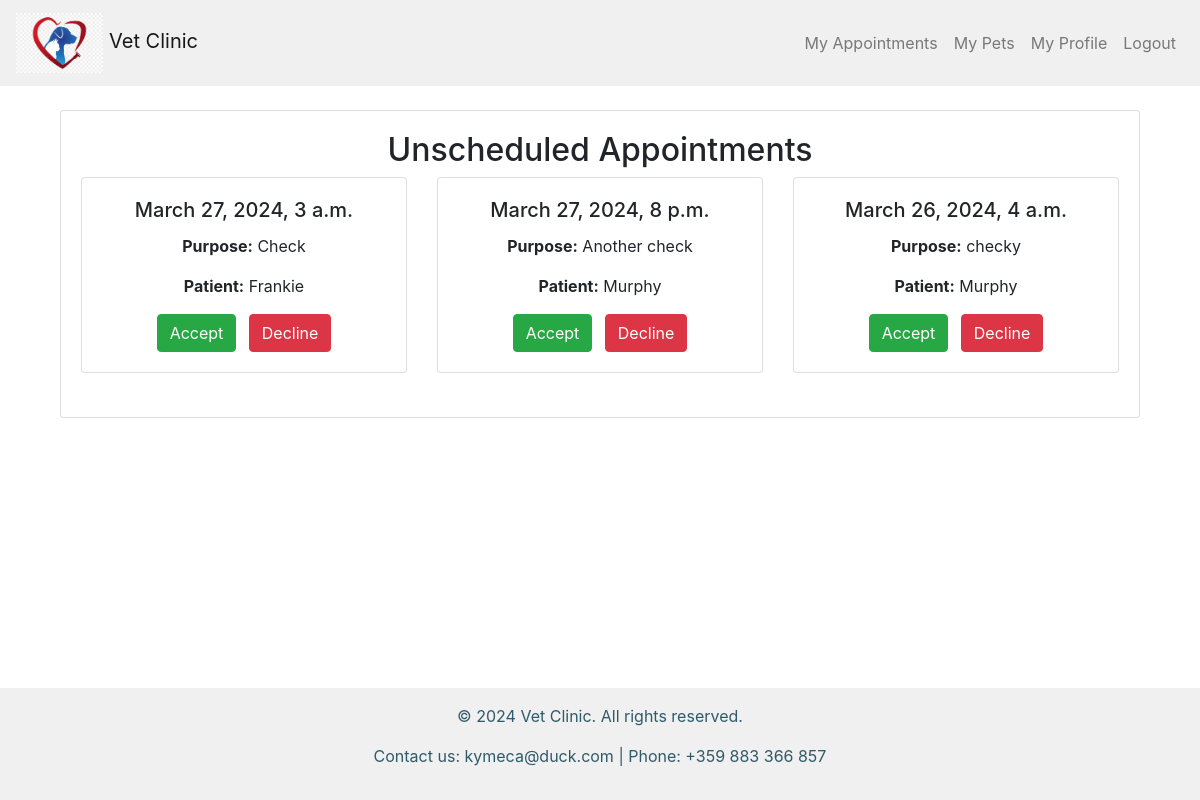
The page /doctors/unscheduled_appointments/ (signed in) on the database as committed earlier.
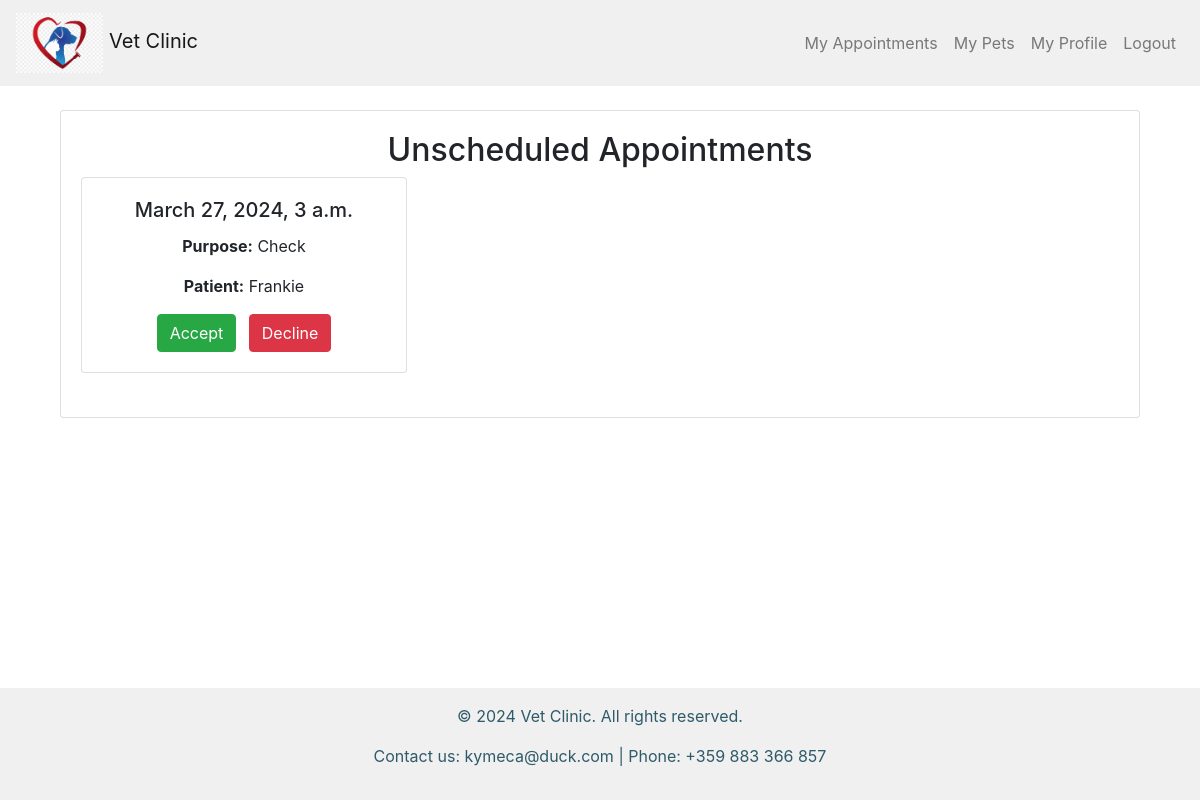
The same page on the database as committed later.
### vet_clinic/appointments/models.py (models this page shows, shortened)
class Appointment(models.Model):
    MAX_LENGTH_PURPOSE = 255
    date_time = models.DateTimeField()
    purpose = models.CharField(
        max_length=MAX_LENGTH_PURPOSE,
        blank=True,
    )
    patient = models.ForeignKey(
        PetPatient,
        on_delete=models.CASCADE,
    )
    doctor = models.ForeignKey(
        UserModel,
        on_delete=models.CASCADE,
        blank=True,
        null=True,
    )
    created_by = models.ForeignKey(
        UserModel,
        on_delete=models.CASCADE,
        related_name='created_by',
    )
    is_accepted = models.BooleanField()

### vet_clinic/pet_patients/models.py (models this page shows, shortened)
class PetPatient(models.Model):
    MAX_LENGTH_PATIENT_NAME = 50
    MAX_LENGTH_SPECIES_NAME = 25
    MAX_LENGTH_BREED_NAME = 100
    DOG = 'Dog'
    CAT = 'Cat'
    BIRD = 'Bird'
    RABBIT = 'Rabbit'
    HAMSTER = 'Hamster'
    FISH = 'Fish'
    TURTLE = 'Turtle'
    GUINEA_PIG = 'Guinea Pig'
    SNAKE = 'Snake'
    HORSE = 'Horse'
    OTHER = 'Other'
    SPECIES_CHOICES = [
        (DOG, 'Dog'),
        (CAT, 'Cat'),
        (BIRD, 'Bird'),
        (RABBIT, 'Rabbit'),
        (HAMSTER, 'Hamster'),
        (FISH, 'Fish'),
        (TURTLE, 'Turtle'),
        (GUINEA_PIG, 'Guinea Pig'),
        (SNAKE, 'Snake'),
        (HORSE, 'Horse'),
        (OTHER, 'Other'),
    ]
    name = models.CharField(
        max_length=MAX_LENGTH_PATIENT_NAME,
    )
    species = models.CharField(
        max_length=MAX_LENGTH_SPECIES_NAME,
        choices=SPECIES_CHOICES,
    )
    breed = models.CharField(
        max_length=MAX_LENGTH_BREED_NAME,
        null=True,
        blank=True,
    )
    date_of_birth = models.DateField()
    weight = models.FloatField(
        validators=[validate_positive_weight],
    )
    gender = models.CharField(
        max_length=1,
        choices=[
            ('M', 'Male'),
            ('F', 'Female'),
        ],
    )
    color = models.CharField(
        max_length=50,
        null=True,
        blank=True,
    )
    notes = models.TextField(
        blank=True,
    )
    is_active = models.BooleanField(
        default=True,
    )
    user = models.ForeignKey(
        UserModel,
        on_delete=models.CASCADE,
        related_name='pets',
    )
    doctor = models.ForeignKey(
        UserModel,
        on_delete=models.SET_NULL,
        null=True,
        blank=True,
    )

### vet_clinic/doctors/views.py (the view)
# urls.py: path('unscheduled_appointments/', UnscheduledAppointmentsView.as_view(), name='unscheduled_appointments'),
class UnscheduledAppointmentsView(auth_mixins.LoginRequiredMixin, views.ListView):
    template_name = 'doctors/unscheduled_appointments.html'
    queryset = Appointment.objects.filter(doctor__isnull=True)
    context_object_name = 'unscheduled_appointments'

### templates/doctors/unscheduled_appointments.html (shortened to what this page needs)
{% extends 'base.html' %}
{% block main_content %}
  <div class="container">
    <div class="card">
      <div class="card-body text-center">
        <h2>Unscheduled Appointments</h2>
        <div class="row">
          {% for appointment in unscheduled_appointments %}
            <div class="col-md-4 mb-4">
              <div class="card">
                <div class="card-body">
                  <h5 class="card-title">{{ appointment.date_time }}</h5>
                  <p class="card-text"><strong>Purpose:</strong> {{ appointment.purpose }}</p>
                  {% if appointment.patient %}
                    <p class="card-text"><strong>Patient:</strong> {{ appointment.patient.name }}</p>
                  {% endif %}
                  <form action="{% url 'accept_appointment' pk=appointment.pk %}" method="post" style="display: inline-block;">
                    <button type="submit" class="btn btn-success mr-2">Accept</button>
                  </form>
                  <form action="{% url 'decline_appointment' pk=appointment.pk %}" method="post" style="display: inline-block;">
                    <button type="submit" class="btn btn-danger">Decline</button>
                  </form>
                </div>
              </div>
            </div>
          {% empty %}
            <div class="col">
              <div class="alert alert-info" role="alert">
                No unscheduled appointments.
              </div>
            </div>
          {% endfor %}
        </div>
      </div>
    </div>
  </div>
{% endblock %}

### templates/base.html (shortened to what this page needs)
{% load static %}
<!DOCTYPE html>
<html lang="en">
<head>
    <link rel="stylesheet" href="{% static 'css/styles.css' %}">
    <link rel="stylesheet" href="https://maxcdn.bootstrapcdn.com/bootstrap/4.5.2/css/bootstrap.min.css">
    <link rel="stylesheet" href="https://cdnjs.cloudflare.com/ajax/libs/font-awesome/5.15.4/css/all.min.css">
</head>
<body>
    {% include 'partials/header.html' %}
    <main class="container mt-4">
        {% block main_content %}
        {% endblock %}
    </main>
    {% include 'partials/footer.html' %}
</body>
</html>

### templates/partials/header.html (shortened to what this page needs)
{% load static %}
<header>
    <nav class="navbar navbar-expand-lg navbar-light bg-lightgray">
        <a class="navbar-brand text-navy" href="{% url 'index' %}">
            <img src="{% static 'images/veterinary-medicine-logo.jpg' %}" alt="Vet Clinic Logo" height="60">
            Vet Clinic
        </a>
        <div class="collapse navbar-collapse" id="navbarSupportedContent">
            <ul class="navbar-nav ml-auto">
                {% if user.is_authenticated %}
                    {% if not user.is_doctor %}
                        <li class="nav-item">
                            <a class="nav-link" href="{% url 'user_appointment_list' pk=user.pk %}">My Appointments</a>
                        </li>
                        <li class="nav-item">
                            <a class="nav-link" href="{% url 'my_pets' pk=user.pk %}">My Pets</a>
                        </li>
                    {% endif %}
                    <li class="nav-item">
                        <a class="nav-link" href="{% url 'details_profile' pk=user.profile.pk %}">My Profile</a>
                    </li>
                    <li class="nav-item">
                        <a class="nav-link" href="{% url 'logout_user' %}">Logout</a>
                    </li>
                {% endif %}
            </ul>
        </div>
    </nav>
</header>

### templates/partials/footer.html
<footer class="bg-lightgray text-light py-3">
        <div class="container text-center">
            <p>&copy; 2024 Vet Clinic. All rights reserved.</p>
            <p>Contact us: kymeca@duck.com | Phone: +359 883 366 857</p>
        </div>
</footer>

### staticfiles/css/styles.css (style rules this page uses)
.navbar { background-color: #f0f0f0; color: #2e5a69; }
.navbar-light .navbar-nav .nav-link { color: #2e5a69; }
main.container { margin-bottom: 100px; }
footer { background-color: #f0f0f0; color: #2e5a69; padding: 10px 20px; position: fixed; bottom: 0; width: 100%; text-align: center; z-index: 999; }
footer div { background-color: #f0f0f0; color: #2e5a69; }

Rows that differ between the two databases and show on the page:
removed Appointment: date_time "March 27, 2024, 8 p.m.", purpose "Another check", patient.name "Murphy"
removed Appointment: date_time "March 26, 2024, 4 a.m.", purpose "checky", patient.name "Murphy"
